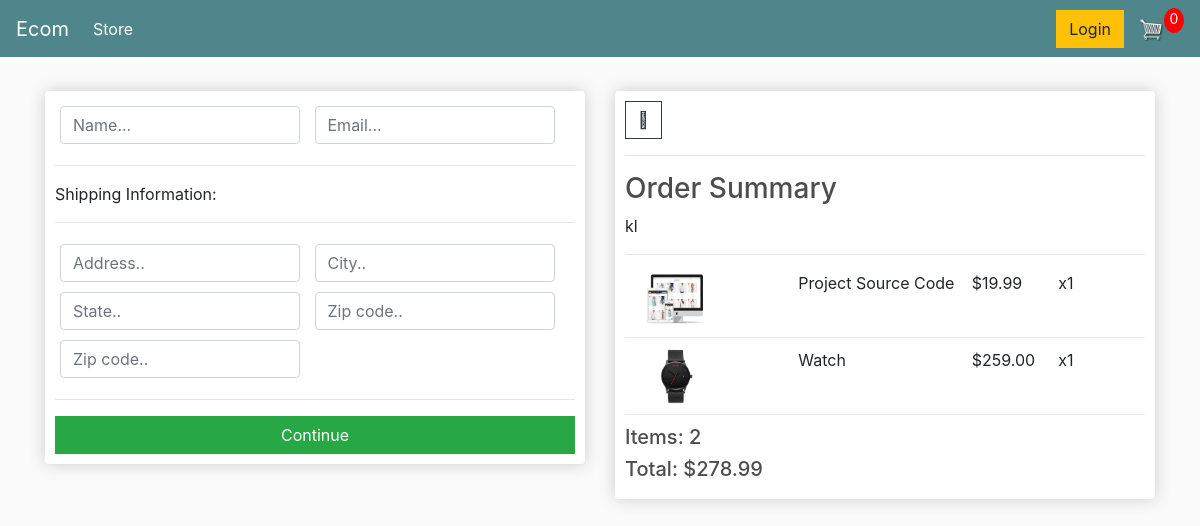
Screenshot of /checkout/ (signed in) with the database file from the repository.
### store/models.py (models this page shows, shortened)
class OrderItem(models.Model):
    product = models.ForeignKey(Product, on_delete=models.SET_NULL,
                                blank=True, null=True)
    order = models.ForeignKey(Order, on_delete=models.SET_NULL,
                              blank=True, null=True)
    quantity = models.IntegerField(default=0, null=True, blank=True)
    date_added = models.DateTimeField(auto_now_add=True)
    @property
    def get_total(self):
        return self.product.price * self.quantity

class Product(models.Model):
    name = models.CharField(max_length=200)
    price = models.DecimalField(decimal_places=2, max_digits=7)
    digital = models.BooleanField(default=False, null=True, blank=True)
    image = models.ImageField(null=True, blank=True)
    @property
    def image_url(self):
        try:
            url = self.image.url
        except (TypeError, AttributeError, ValueError) as e:
            url = '/images/placeholder.png'
        return url

class Order(models.Model):
    customer = models.ForeignKey(Customer, on_delete=models.SET_NULL,
                                 null=True, blank=True)
    date_ordered = models.DateTimeField(auto_now_add=True)
    complete = models.BooleanField(default=False)
    transaction_id = models.CharField(max_length=100, null=True)
    @property
    def get_cart_total(self):
        orderitems = self.orderitem_set.all()
        total = sum([item.get_total for item in orderitems])
        return total
    @property
    def get_cart_items(self):
        orderitems = self.orderitem_set.all()
        total_items = sum([item.quantity for item in orderitems])
        return total_items

### store/views.py (the view)
# urls.py: path('checkout/', views.checkout, name="checkout"),
def checkout(request):
    context = cart_data(request)
    return render(request, 'store/checkout.html', context)

### store/utils.py (called while the page is built)
def cart_data(request):
    if request.user.is_authenticated:
        customer = request.user.customer
        order, created = Order.objects.get_or_create(customer=customer, complete=False)
        items = order.orderitem_set.all()
        cart_items = order.get_cart_items
    else:
        cookie_data = cookie_cart(request)
        items = cookie_data['items']
        cart_items = cookie_data['cart_items']
        order = cookie_data['order']
    return {'cart_items': cart_items, 'order': order, 'items': items}

### store/templates/store/checkout.html (shortened to what this page needs)
{% extends 'store/main.html' %}
{% load static %}
{% block content %}
    <div class="row">
        <div class="col-lg-6" id="form-wrapper">
            <div class="box-element">
                <form action="" id="form">
                    <div id="user-info">
                        <div class="form-field">
                            <input type="text" class="form-control" name="name" placeholder="Name..." required>
                        </div>
                        <div class="form-field">
                            <input type="email" class="form-control" required
                                   name="email" placeholder="Email...">
                        </div>
                    </div>
                    <div id="shipping-info">
                        <hr>
                        <p>Shipping Information:</p>
                        <hr>
                        <div class="form-field">
                            <input class="form-control" type="text" name="address" placeholder="Address..">
                        </div>
                        <div class="form-field">
                            <input class="form-control" type="text" name="city" placeholder="City..">
                        </div>
                        <div class="form-field">
                            <input class="form-control" type="text" name="state" placeholder="State..">
                        </div>
                        <div class="form-field">
                            <input class="form-control" type="text" name="zipcode" placeholder="Zip code..">
                        </div>
                        <div class="form-field">
                            <input class="form-control" type="text" name="country" placeholder="Zip code..">
                        </div>
                    </div>
                    <hr>
                    <input type="submit" id="form-button"
                           class="btn btn-success btn-block" value="Continue">
                </form>
            </div>
            <br>
        </div>
        <div class="col-lg-6">
            <div class="box-element">
                <a href="{% url 'cart' %}" class="btn btn-outline-dark">&#2190;</a>
                <hr>
                <h3>Order Summary</h3>kl
                <hr>
                {% for item in items %}
                    <div class="cart-row">
                        <div style="flex:2"><img class="row-image" src="{{ item.product.image_url }}" alt=""></div>
                        <div style="flex:2"><p>{{ item.product.name }}</p></div>
                        <div style="flex:1"><p>${{ item.product.price|floatformat:2 }}</p></div>
                        <div style="flex:1"><p>x{{ item.quantity }}</p></div>
                    </div>
                {% endfor %}
                <h5>Items: {{ order.get_cart_items }}</h5>
                <h5>Total: ${{ order.get_cart_total|floatformat:2 }}</h5>
            </div>
        </div>
    </div>
{% endblock %}

### static/css/main.css (style rules this page uses)
body { background-color: hsl(0, 0%, 98%); }
h1,h2,h3,h4,h5,h6 { color:hsl(0, 0%, 30%); }
.box-element { box-shadow:hsl(0, 0%, 80%) 0 0 16px; background-color: #fff; border-radius: 4px; padding: 10px; }
.col-lg-4, .col-lg-6, .col-lg-8, .col-lg-12 { margin-top: 10px; }
.btn { border-radius: 0; }
.row-image { width: 100px; }
.form-field { width:250px; display: inline-block; padding: 5px; }
.cart-row { display: flex; align-items: stretch; padding-bottom: 10px; margin-bottom: 10px; border-bottom: 1px solid #ececec; }

### rows the page displays
OrderItem: product.image_url (picture), product.name "Project Source Code", product.price "19.99", quantity "1"
OrderItem: product.image_url (picture), product.name "Watch", product.price "259.00", quantity "1"
Order: get_cart_items "2", get_cart_total "278.99"
